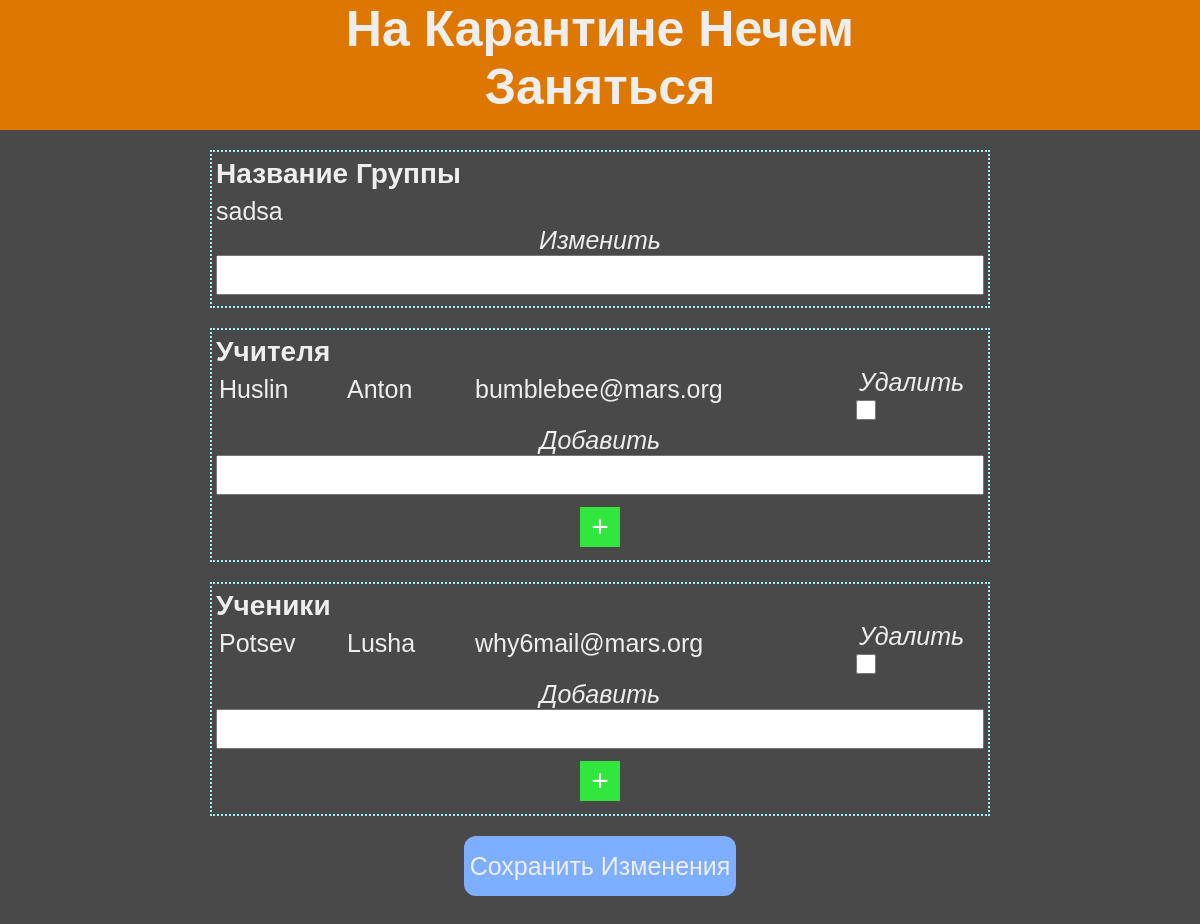
/group/3, run on the app's committed database.
### data/group.py (models this page shows)
class Group(SqlAlchemyBase, SerializerMixin):
    __tablename__ = "groups"
    id = sa.Column(sa.Integer,
                   primary_key=True,
                   autoincrement=True)
    name = sa.Column(sa.String, default="Группа Без Названия")
    deadlines = sa.orm.relationship("Deadline",
                                    backref="group",
                                    lazy="subquery")
    teachers = sa.orm.relationship("User",
                                   secondary="teachers_to_groups",
                                   backref="teacher_groups",
                                   lazy="subquery")
    students = sa.orm.relationship("User",
                                   secondary="students_to_groups",
                                   backref="student_groups",
                                   lazy="subquery")
    def get_related_attrs(self):
        return ("deadlines", "teachers", "students")
    def get_non_related_attrs(self):
        return ("id", "name")

### data/user.py (models this page shows, shortened)
class User(UserMixin, SerializerMixin, SqlAlchemyBase):
    __tablename__ = "users"
    id = sa.Column(sa.Integer,
                   primary_key=True,
                   autoincrement=True)
    name = sa.Column(sa.String)
    surname = sa.Column(sa.String)
    email = sa.Column(sa.String,
                      index=True,
                      unique=True)
    about = sa.Column(sa.String, nullable=True)
    hashed_password = sa.Column(sa.String)
    tasks = sa.orm.relationship("Task",
                                backref="user",
                                lazy="subquery")
    solutions = sa.orm.relationship("Solution",
                                    backref="user",
                                    lazy="subquery")
    deadlines = sa.orm.relationship("Deadline",
                                    backref="user",
                                    lazy="subquery")

### main.py (the view, shortened to what this page needs)
@app.route("/group/<int:id>", methods=["GET", "POST"])
def manage_group(id):
    if request.method == "GET":
        sql = db.create_session()
        group = sql.query(db.Group).get(id)
        group_data = manage_sql.get_object_data(group)
        group_data['teachers'] = [sql.query(db.User).get(uid).to_dict(only=("id", "name", "surname", "email")) for uid in group_data['teachers']]
        group_data['students'] = [sql.query(db.User).get(uid).to_dict(only=("id", "name", "surname", "email")) for uid in group_data['students']]
        sql.close()
        return render_template("manageGroup.html", data=group_data)

### api/manage_sql.py (called while the page is built)
def get_related_ids(obj, attr):
    if hasattr(obj, attr):
        return [item.id for item in getattr(obj, attr)]

def get_object_data(obj):
    non_related_fields = obj.to_dict(only=obj.get_non_related_attrs())
    if obj.get_related_attrs():
        related_fields = {rel: get_related_ids(obj, rel)
                          for rel in obj.get_related_attrs()}
    else:
        related_fields = dict()
    data = {**non_related_fields, **related_fields}  # их сумма
    return data

### data/db_session.py (called while the page is built)
def create_session() -> Session:
    global __factory
    return __factory()

### templates/manageGroup.html (shortened to what this page needs)
{% extends "j2/base.j2" %}
{% block head %}
<link rel="stylesheet" type="text/css" href="/static/css/taskNgroup.css">
{% endblock %}
{% block body_content %}
	<form class="baseForm" method="post">
			<div class="container">
				<div class="item">
					<label class="itemTitle">Название Группы</label>
					<label class="current">{{ data['name'] }}</label>
					<label class="edit">Изменить</label>
					<input class="fieldInput" type="text" name="name">
				</div>
				<div class="item">
					<label class="itemTitle">Учителя</label>
					{% for teacher in data['teachers'] %}
						<div class="existField">
							<label class="current">{{ teacher['surname'] }}</label>
							<label class="current">{{ teacher['name'] }}</label>
							<label class="current">{{ teacher['email'] }}</label>
							<div class="checkcont">
								<label class="edit">Удалить</label>
								<input class="checkBox" type="checkbox" name="dt{{ teacher['id'] }}">
							</div>
						</div>
					{% endfor %}
					<label class="edit">Добавить</label>
					<div class="multipleInput" id="teachers">
						<input class="fieldInput" type="email" name="at0">
					</div>
					<button class="plusBtn" id="addTeacher" type="button">+</button>
				</div>
				<div class="item">
					<label class="itemTitle">Ученики</label>
					{% for student in data['students'] %}
						<div class="existField">
							<label class="current">{{ student['surname'] }}</label>
							<label class="current">{{ student['name'] }}</label>
							<label class="current">{{ student['email'] }}</label>
							<div class="checkcont">
								<label class="edit">Удалить</label>
								<input class="checkBox" type="checkbox" name="ds{{ student['id'] }}">
							</div>
						</div>
					{% endfor %}
					<label class="edit">Добавить</label>
					<div class="multipleInput" id="students">
						<input class="fieldInput" type="email" name="as0">
					</div>
					<button class="plusBtn" id="addStudent" type="button">+</button>
				</div>
				<button class="submitBtn">Сохранить Изменения</button>
			</div>
	</form>
{% endblock %}

### static/css/master.css (style rules this page uses)
* { margin: 0; padding: 0; box-sizing: border-box; }
body { background-color: #494949; font-family: sans-serif; color: #eeeeee; font-size: 25px; margin-bottom: 40vh }
.container { display: flex; flex-direction: column; align-items: center; width: 100%; }
.submitBtn { background-color: #7eaeff; color: inherit; border: 0; border-radius: 12px; padding: 9px 6px; height: 60px; align-self: center; font-size: 25px; }
.fieldInput { width: 100%; height: 40px; font-size: 25px; margin-bottom: 5px; }
.checkBox { width: 40px; height: 40px; }

### static/css/taskNgroup.css (style rules this page uses)
.item { display: flex; flex-direction: column; align-items: flex-start; width: 65%; margin-bottom: 20px; border: 2px dotted #9ef2ff; padding: 6px 4px; }
.itemTitle { font-weight: bold; font-size: 28px; }
.current { margin-top: 7px; }
.edit { font-style: italic; align-self: center; }
.existField { width: 100%; display: grid; grid-template-columns: 1fr 1fr 3fr 1fr; }
.existField label { margin-left: 3px; }
.checkcont { display: inline-block; margin: 0 auto; }
.multipleInput { width: 100%; }
.plusBtn { height: 40px; width: 40px; font-size: 30px; text-align: center; align-self: center; margin: 7px 0; background-color: #31e63c; border: 0; color: white }
.checkBox { width: 20px; height: 20px; }

### data on the page
Group: name "sadsa"
User: surname "Huslin", name "Anton", email "bumblebee@mars.org"
User: surname "Potsev", name "Lusha", email "why6mail@mars.org"
